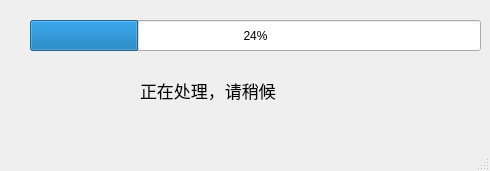
<?xml version="1.0" encoding="UTF-8"?>
<ui version="4.0">
 <class>mainWindow</class>
 <widget class="QMainWindow" name="mainWindow">
  <property name="geometry">
   <rect>
    <x>0</x>
    <y>0</y>
    <width>490</width>
    <height>171</height>
   </rect>
  </property>
  <property name="windowTitle">
   <string>正在分割</string>
  </property>
  <widget class="QWidget" name="centralwidget">
   <widget class="QProgressBar" name="progressBar">
    <property name="geometry">
     <rect>
      <x>30</x>
      <y>20</y>
      <width>451</width>
      <height>31</height>
     </rect>
    </property>
    <property name="value">
     <number>24</number>
    </property>
   </widget>
   <widget class="QLabel" name="label">
    <property name="geometry">
     <rect>
      <x>140</x>
      <y>70</y>
      <width>181</width>
      <height>41</height>
     </rect>
    </property>
    <property name="font">
     <font>
      <pointsize>13</pointsize>
     </font>
    </property>
    <property name="text">
     <string>正在处理，请稍候</string>
    </property>
   </widget>
  </widget>
  <widget class="QMenuBar" name="menubar">
   <property name="geometry">
    <rect>
     <x>0</x>
     <y>0</y>
     <width>490</width>
     <height>26</height>
    </rect>
   </property>
  </widget>
  <widget class="QStatusBar" name="statusbar"/>
 </widget>
 <resources/>
 <connections/>
</ui>
